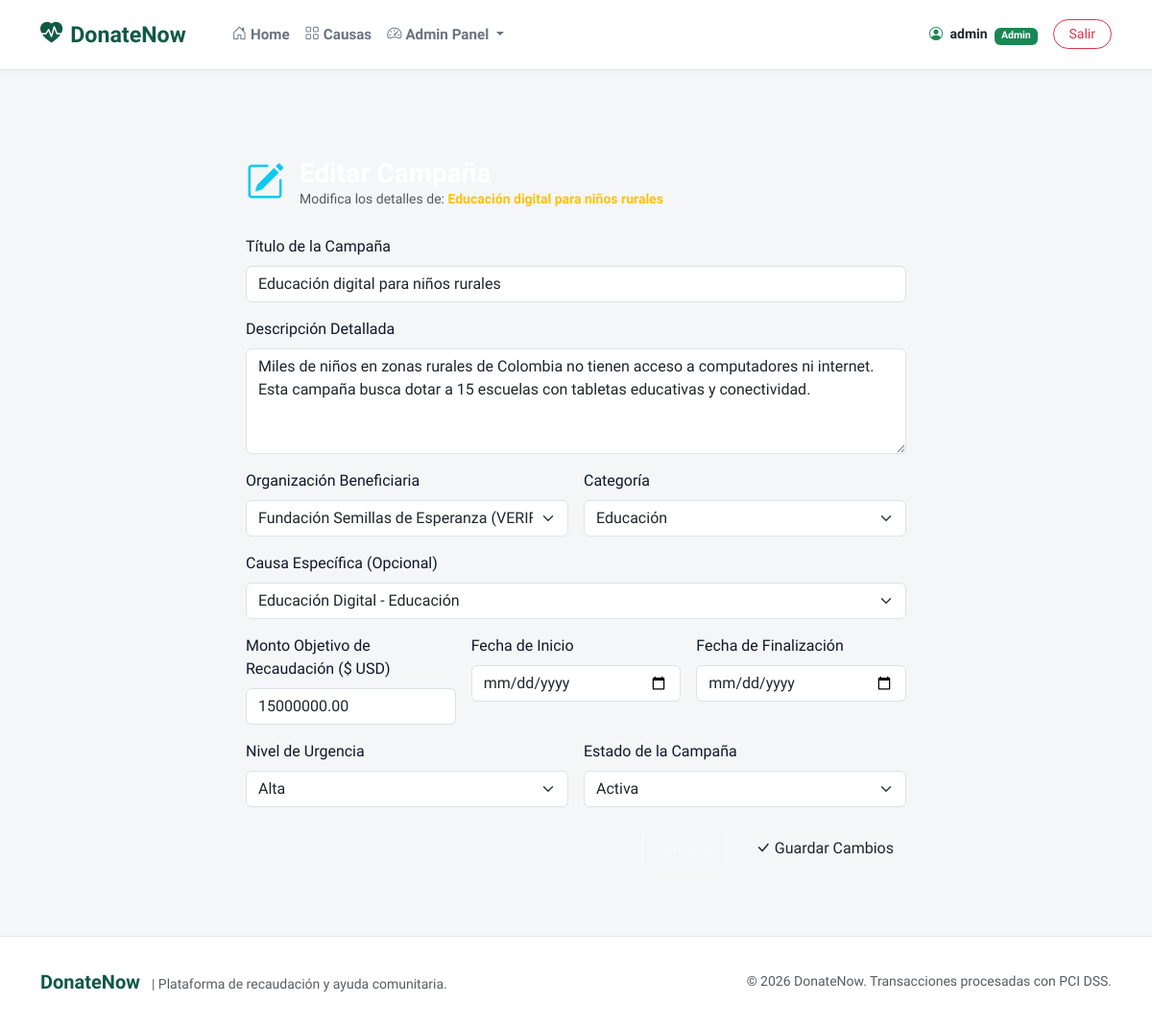
Screenshot of /admin-panel/campania/1/editar/ (signed in) with the database file from the repository.
### donatenow_app/models.py (models this page shows, shortened)
class Usuario(AbstractUser):
    ROLES = (
        ('DONANTE', 'Donante'),
        ('ADMINISTRADOR_SISTEMA', 'Administrador del Sistema'),
    )
    rol = models.CharField(max_length=30, choices=ROLES, default='DONANTE')
    codigo_2fa = models.CharField(max_length=6, blank=True, null=True)
    requiere_2fa = models.BooleanField(default=False)
    def es_donante(self):
        return self.rol == 'DONANTE'
    def es_admin(self):
        return self.rol == 'ADMINISTRADOR_SISTEMA' or self.is_superuser

class Campania(models.Model):
    ESTADOS = (
        ('ACTIVA', 'Activa'),
        ('PAUSADA', 'Pausada'),
        ('FINALIZADA', 'Finalizada'),
    )
    URGENCIAS = (
        ('BAJA', 'Baja'),
        ('MEDIA', 'Media'),
        ('ALTA', 'Alta'),
        ('CRITICA', 'Crítica'),
    )
    titulo = models.CharField(max_length=200)
    descripcion = models.TextField()
    organizacion = models.ForeignKey(OrganizacionBenefica, on_delete=models.CASCADE, related_name='campanias')
    categoria = models.ForeignKey(Categoria, on_delete=models.CASCADE, related_name='campanias')
    causa = models.ForeignKey(Causa, on_delete=models.SET_NULL, null=True, blank=True, related_name='campanias')
    objetivo = models.OneToOneField(ObjetivoRecaudacion, on_delete=models.CASCADE, related_name='campania')
    estado = models.CharField(max_length=20, choices=ESTADOS, default='ACTIVA')
    urgencia = models.CharField(max_length=20, choices=URGENCIAS, default='MEDIA')
    creada_en = models.DateTimeField(auto_now_add=True)

### donatenow_app/views.py (the view)
# urls.py: path('admin-panel/campania/<int:pk>/editar/', views.editar_campania_view, name='editar_campania'),
@login_required
def editar_campania_view(request, pk):
    if not request.user.es_admin():
        messages.error(request, "Acceso restringido a Administradores.")
        return redirect('index')
    campania = get_object_or_404(Campania, pk=pk)
    if request.method == 'POST':
        form = CampaniaForm(request.POST)
        if form.is_valid():
            campania.titulo = form.cleaned_data['titulo']
            campania.descripcion = form.cleaned_data['descripcion']
            campania.organizacion = form.cleaned_data['organizacion']
            campania.categoria = form.cleaned_data['categoria']
            campania.causa = form.cleaned_data['causa']
            campania.urgencia = form.cleaned_data['urgencia']
            campania.estado = form.cleaned_data['estado']
            campania.objetivo.monto_objetivo = form.cleaned_data['monto_objetivo']
            campania.objetivo.fecha_inicio = form.cleaned_data['fecha_inicio']
            campania.objetivo.fecha_fin = form.cleaned_data['fecha_fin']
            campania.objetivo.save()
            campania.save()
            ProgresoService.actualizar_progreso(campania)
            messages.success(request, f"Campaña '{campania.titulo}' actualizada correctamente.")
            return redirect('monitorear_progreso')
    else:
        initial_data = {
            'titulo': campania.titulo,
            'descripcion': campania.descripcion,
            'organizacion': campania.organizacion,
            'categoria': campania.categoria,
            'causa': campania.causa,
            'monto_objetivo': campania.objetivo.monto_objetivo if campania.objetivo else 0,
            'fecha_inicio': campania.objetivo.fecha_inicio if campania.objetivo else None,
            'fecha_fin': campania.objetivo.fecha_fin if campania.objetivo else None,
            'urgencia': campania.urgencia,
            'estado': campania.estado,
        }
        form = CampaniaForm(initial=initial_data)
    return render(request, 'donatenow_app/editar_campania.html', {'form': form, 'campania': campania})

### donatenow_app/models.py (called while the page is built)
    def __str__(self):
        return f"{self.nombre} ({self.estado_verificacion})"

    def __str__(self):
        return self.nombre

    def __str__(self):
        return f"{self.nombre} - {self.categoria.nombre}"

### donatenow_app/templates/donatenow_app/editar_campania.html (shortened to what this page needs)
{% extends 'base.html' %}
{% block content %}
<div class="container py-4">
    <div class="row justify-content-center">
        <div class="col-md-8">
            <div class="glass-card p-4">
                <div class="d-flex align-items-center mb-4">
                    <i class="bi bi-pencil-square text-info fs-1 me-3"></i>
                    <div>
                        <h3 class="fw-bold text-white mb-0">Editar Campaña</h3>
                        <p class="text-muted small mb-0">Modifica los detalles de: <strong class="text-warning">{{ campania.titulo }}</strong></p>
                    </div>
                </div>
                <form method="post">
                    <div class="mb-3">
                        <label class="form-label">{{ form.titulo.label }}</label>
                        {{ form.titulo }}
                    </div>
                    <div class="mb-3">
                        <label class="form-label">{{ form.descripcion.label }}</label>
                        {{ form.descripcion }}
                    </div>
                    <div class="row g-3 mb-3">
                        <div class="col-md-6">
                            <label class="form-label">{{ form.organizacion.label }}</label>
                            {{ form.organizacion }}
                        </div>
                        <div class="col-md-6">
                            <label class="form-label">{{ form.categoria.label }}</label>
                            {{ form.categoria }}
                        </div>
                    </div>
                    <div class="mb-3">
                        <label class="form-label">{{ form.causa.label }}</label>
                        {{ form.causa }}
                    </div>
                    <div class="row g-3 mb-3">
                        <div class="col-md-4">
                            <label class="form-label">{{ form.monto_objetivo.label }}</label>
                            {{ form.monto_objetivo }}
                        </div>
                        <div class="col-md-4">
                            <label class="form-label">{{ form.fecha_inicio.label }}</label>
                            {{ form.fecha_inicio }}
                        </div>
                        <div class="col-md-4">
                            <label class="form-label">{{ form.fecha_fin.label }}</label>
                            {{ form.fecha_fin }}
                        </div>
                    </div>
                    <div class="row g-3 mb-4">
                        <div class="col-md-6">
                            <label class="form-label">{{ form.urgencia.label }}</label>
                            {{ form.urgencia }}
                        </div>
                        <div class="col-md-6">
                            <label class="form-label">{{ form.estado.label }}</label>
                            {{ form.estado }}
                        </div>
                    </div>
                    <div class="d-flex justify-content-end gap-3 mt-4">
                        <a href="{% url 'monitorear_progreso' %}" class="btn btn-outline-light">Cancelar</a>
                        <button type="submit" class="btn btn-accent">
                            <i class="bi bi-check-lg me-1"></i>Guardar Cambios
                        </button>
                    </div>
                </form>
            </div>
        </div>
    </div>
</div>
{% endblock %}

### templates/base.html (shortened to what this page needs)
{% load static %}
<!DOCTYPE html>
<html lang="es">
<head>
    <link href="https://cdn.jsdelivr.net/npm/bootstrap@5.3.0/dist/css/bootstrap.min.css" rel="stylesheet">
    <link rel="stylesheet" href="https://cdn.jsdelivr.net/npm/bootstrap-icons@1.11.0/font/bootstrap-icons.css">
    <link rel="stylesheet" href="{% static 'css/styles.css' %}">
</head>
<body>
    <nav class="navbar navbar-expand-lg navbar-custom sticky-top">
        <div class="container">
            <a class="navbar-brand brand-logo" href="{% url 'index' %}">
                <i class="bi bi-heart-pulse-fill"></i>DonateNow
            </a>
            <div class="collapse navbar-collapse" id="navbarMain">
                <ul class="navbar-nav me-auto mb-2 mb-lg-0 ms-4">
                    <li class="nav-item">
                        <a class="nav-link {% if request.resolver_match.url_name == 'index' %}active{% endif %}" href="{% url 'index' %}">
                            <i class="bi bi-house-door me-1"></i>Home
                        </a>
                    </li>
                    <li class="nav-item">
                        <a class="nav-link {% if request.resolver_match.url_name == 'causas' %}active{% endif %}" href="{% url 'causas' %}">
                            <i class="bi bi-grid me-1"></i>Causas
                        </a>
                    </li>
                    {% if user.is_authenticated and user.es_admin %}
                    <li class="nav-item dropdown">
                        <a class="nav-link dropdown-toggle text-success fw-bold" href="#" id="adminDropdown" role="button" data-bs-toggle="dropdown">
                            <i class="bi bi-speedometer2 me-1"></i>Admin Panel
                        </a>
                    </li>
                    {% endif %}
                </ul>
                <div class="d-flex align-items-center gap-2">
                    {% if user.is_authenticated %}
                        <span class="text-dark me-2 small">
                            <i class="bi bi-person-circle text-success me-1"></i>
                            <strong>{{ user.username }}</strong>
                            {% if user.es_admin %}<span class="badge bg-success ms-1">Admin</span>{% endif %}
                        </span>
                        <a href="{% url 'logout' %}" class="btn btn-outline-danger btn-sm rounded-pill px-3">
                            Salir
                        </a>
                    {% endif %}
                </div>
            </div>
        </div>
    </nav>
    <main class="py-4">
        {% block content %}{% endblock %}
    </main>
    <footer>
        <div class="container text-center">
            <div class="row align-items-center">
                <div class="col-md-6 text-md-start mb-2 mb-md-0">
                    <span class="brand-logo fs-5 d-inline-flex me-2">DonateNow</span>
                    <span class="small text-muted">| Plataforma de recaudación y ayuda comunitaria.</span>
                </div>
                <div class="col-md-6 text-md-end small text-muted">
                    &copy; 2026 DonateNow. Transacciones procesadas con PCI DSS.
                </div>
            </div>
        </div>
    </footer>
</body>
</html>

### static/css/styles.css (style rules this page uses)
:root { --primary-teal: #0f5945; --primary-teal-hover: #0b4334; --primary-teal-light: #e6f4f1; --teal-accent: #10b981; --bg-light: #f4f6f8; --card-bg: #ffffff; --text-dark: #111827; --text-muted: #6b7280; --text-light: #9ca3af; --border-light: #e5e7eb; --shadow-sm: 0 2px 8px rgba(0, 0, 0, 0.04); --shadow-md: 0 8px 24px rgba(15, 89, 69, 0.08); --shadow-lg: 0 12px 32px rgba(0, 0, 0, 0.1); --radius-lg: 16px; --radius-md: 12px; --radius-pill: 9999px; }
body { font-family: 'Plus Jakarta Sans', -apple-system, BlinkMacSystemFont, sans-serif; background-color: var(--bg-light); color: var(--text-dark); min-height: 100vh; display: flex; flex-direction: column; }
.navbar-custom { background-color: #ffffff; border-bottom: 1px solid var(--border-light); box-shadow: var(--shadow-sm); padding: 0.85rem 0; }
.brand-logo { font-weight: 800; font-size: 1.45rem; color: var(--primary-teal) !important; display: flex; align-items: center; gap: 0.5rem; }
.nav-link { color: var(--text-muted) !important; font-weight: 600; font-size: 0.95rem; transition: color 0.2s ease; }
footer { margin-top: auto; background-color: #ffffff; border-top: 1px solid var(--border-light); padding: 2rem 0; color: var(--text-muted); }

### rows the page displays
Usuario: username "admin"
Campania: titulo "Educación digital para niños rurales", descripcion "Miles de niños en zonas rurales de Colombia no tienen acceso a computadores ni internet. Esta campaña busca dotar a 15 escuelas con tabletas educativas y conectividad.", organizacion "Fundación Semillas de Esperanza (VERIFICADA)", categoria "Educación", causa "Educación Digital - Educación", urgencia "Alta", estado "Activa"
